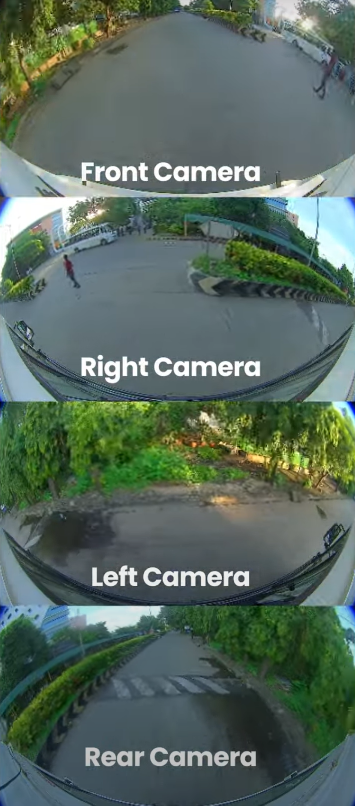
#> input picture 20241117_174356.png, 710 x 1611 px (shown at 1/2 size)
$ jupyter execute bird_eye_view.ipynb   (older library calls are emulated)
#> lines starting #> are read from the running program, lines starting #| are printed output that depends on the picture
[cell 1]
import cv2
import numpy as np
import matplotlib.pyplot as plt
from PIL import Image

[cell 2]
img = Image.open('20241117_174356.png')
#> img is the input picture: PIL image 710x1611 RGB; mean R, G, B 88, 106.1, 95.2
img.size
#> Out = (710, 1611)

[cell 3]
width, height = img.size
#> width = 710; height = 1611
single_height = height // 4
#> single_height = 402

front_camera = img.crop((0, 0, width, single_height))
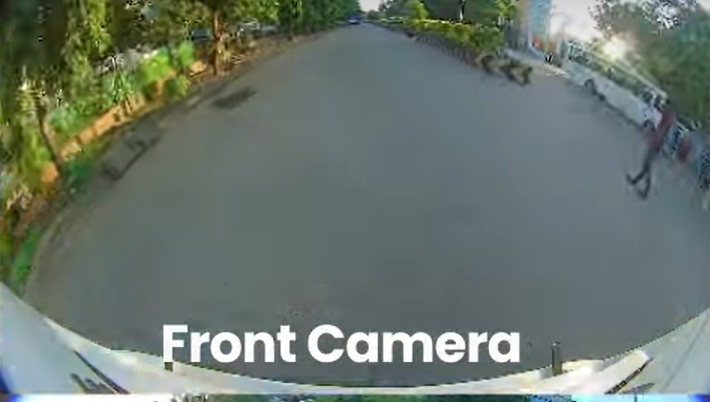
#> front_camera: PIL image 710x402 RGB; mean R, G, B 107.6, 118.8, 110
right_camera = img.crop((0, single_height, width, single_height * 2))
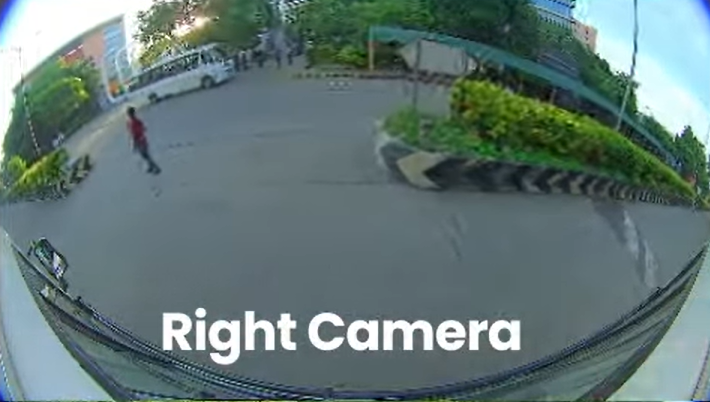
#> right_camera: PIL image 710x402 RGB; mean R, G, B 100, 120.5, 119.1
left_camera = img.crop((0, single_height * 2, width, single_height * 3))
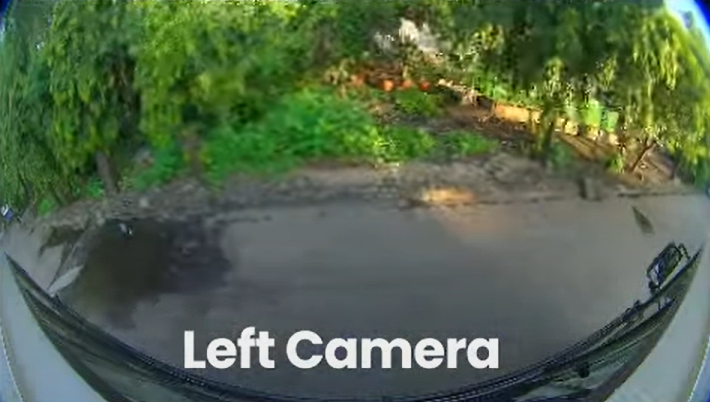
#> left_camera: PIL image 710x402 RGB; mean R, G, B 84.4, 101.5, 75.4
rear_camera = img.crop((0, single_height * 3, width, height))
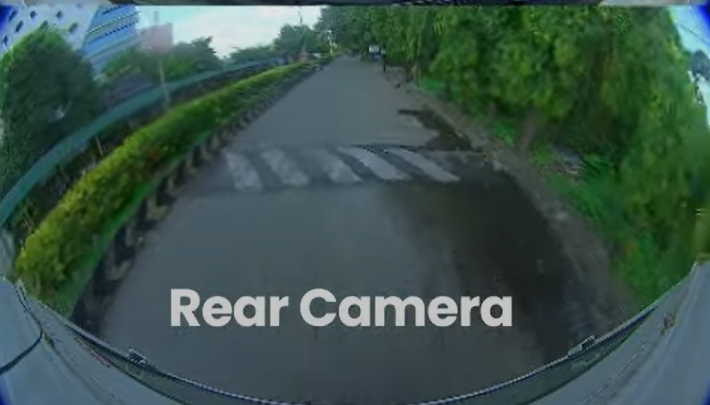
#> rear_camera: PIL image 710x405 RGB; mean R, G, B 60.2, 83.7, 76.6

[cell 4]
front_img = np.array(front_camera)

[cell 5]
front_img.shape
#> Out = (402, 710, 3)

[cell 6]
DIM = (front_img.shape[1], front_img.shape[0])  # Image dimensions
#> DIM = (710, 402)
K = np.array([[700, 0, DIM[0] / 2],
              [0, 700, DIM[1] / 2],
              [0, 0, 1]])  # Camera matrix
D = np.array([-0.2, 0.1, 0, 0])  # Distortion coefficients

[cell 7]
map1, map2 = cv2.fisheye.initUndistortRectifyMap(K, D, np.eye(3), K, DIM, cv2.CV_16SC2)
undistorted_img = cv2.remap(front_img, map1, map2, interpolation=cv2.INTER_LINEAR, borderMode=cv2.BORDER_CONSTANT)
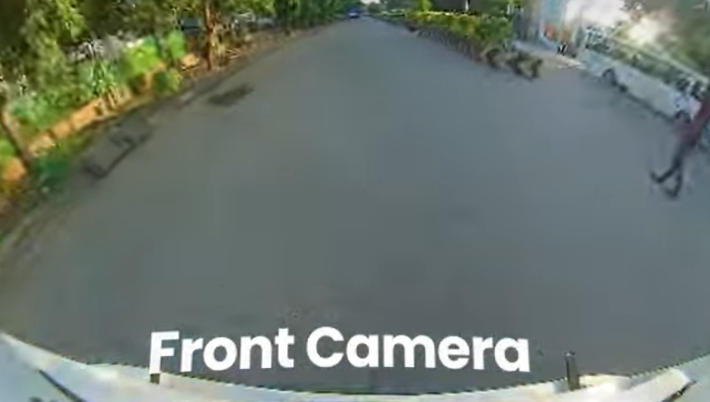
#> undistorted_img: shape (402, 710, 3); mean R, G, B 108.2, 118.5, 110.2

[cell 8]
plt.imshow(front_img)
front_img.shape
#> Out = (402, 710, 3)

[cell 9]
plt.imshow(undistorted_img)

[cell 10]
# Update source points as per the user's request
src_points = np.float32([[250, 50], [410, 50], [50, 220], [700, 220]])
dst_points = np.float32([[300, 0], [700, 0], [300, 800], [700, 800]])


# Recalculate the perspective transform matrix and apply it
matrix = cv2.getPerspectiveTransform(src_points, dst_points)
bird_eye_view_updated = cv2.warpPerspective(undistorted_img, matrix, (1000, 800))
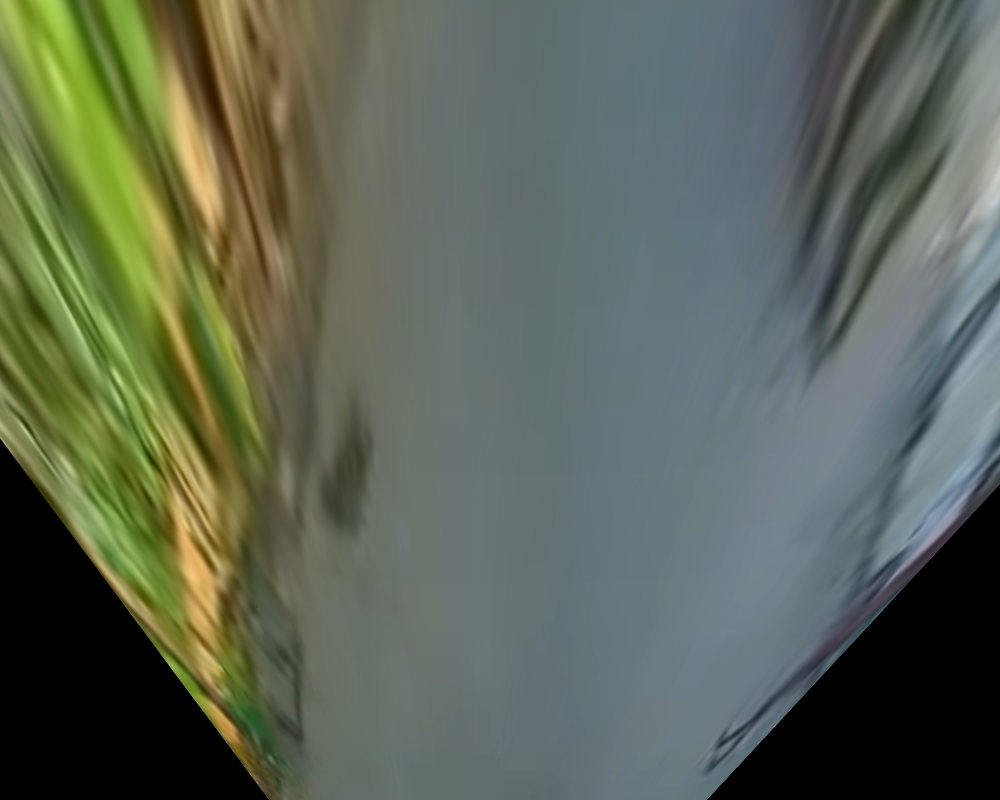
#> bird_eye_view_updated: shape (800, 1000, 3); mean R, G, B 92.8, 101.2, 86.1

plt.imshow(bird_eye_view_updated)

$ run again, with image_03.png copied over 20241117_174356.png
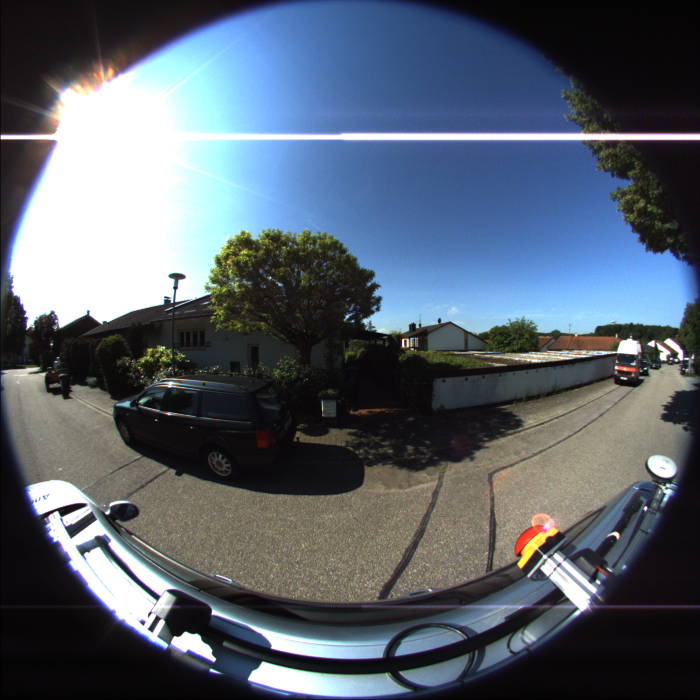
#> input picture image_03.png, 1400 x 1400 px (shown at 1/2 size)
#> img is the input picture: PIL image 1400x1400 RGB; mean R, G, B 87.9, 97.7, 109.3
#> `undistorted_img = cv2.remap(front_img, map1, map2, interpolation=cv2.I..`:
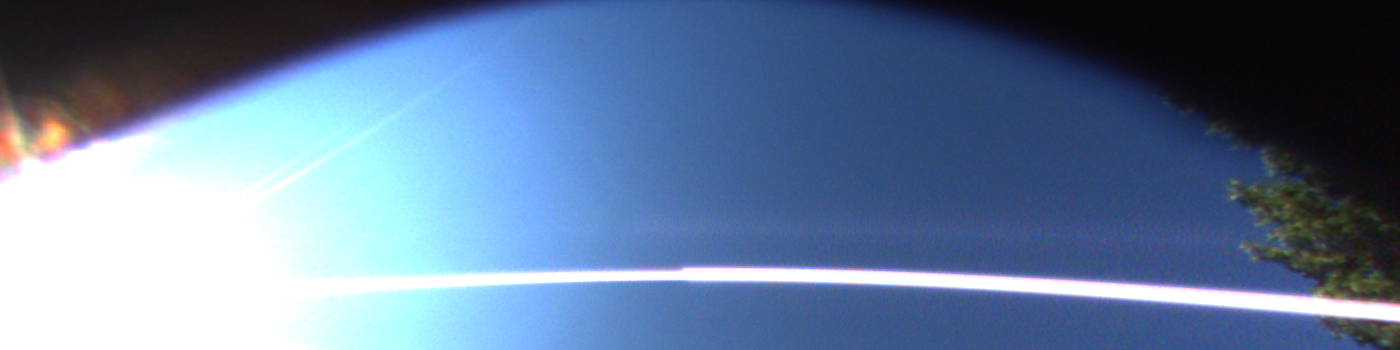
#> undistorted_img: shape (350, 1400, 3); mean R, G, B 101.9, 125.3, 156.5
#> `bird_eye_view_updated = cv2.warpPerspective(undistorted_img, matrix, (..`:
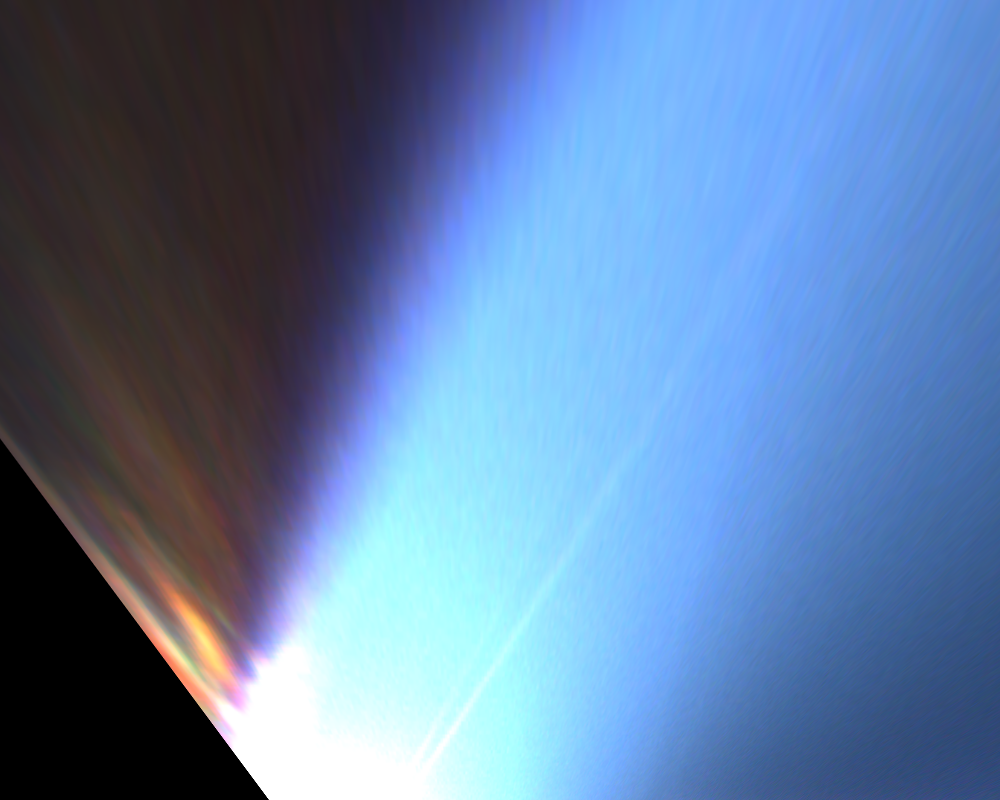
#> bird_eye_view_updated: shape (800, 1000, 3); mean R, G, B 96, 126, 165.6
